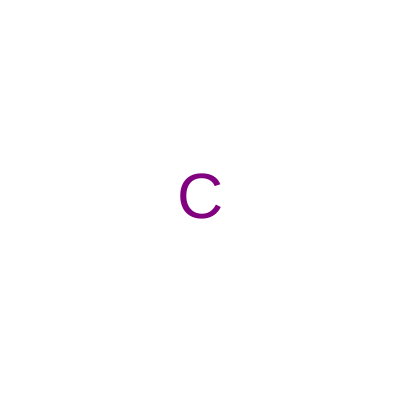
Frame 1 (no input)
Frame 60 (no input): identical to frame 1, image omitted
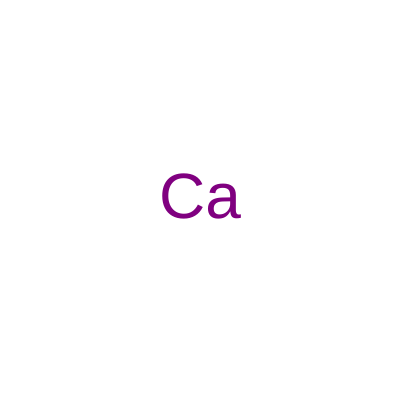
Frame 120 (the mouse pressed at the canvas centre since frame 60)

The p5.js sketch that drew these frames (run headless with seeded random() and noise() and a simulated clock; from frame 60 on, the mouse is pressed at the canvas centre):

// p5.js sketch
// ── sketch.js
let palavra;

function setup() {

  createCanvas(400, 400);

  palavra = palavraAleatoria();

}

function palavraAleatoria() {

  let palavras = ["C", "Ca", "Caos"];

  return random(palavras);

}

function inicializaCores() {

  background("white");

 fill("purple ");

  textSize(64);

  textAlign(CENTER, CENTER);

}

function draw() {

  inicializaCores();
  let maximo = width;

  let minimo = 0;

  // mouseX, 0, width ==> 0, palavra.length

  let quantidade = map(mouseX, 0, width, 1, palavra.length);

  //console.log(quantidade);

  let parcial = palavra.substring(0, quantidade);

  text(parcial, 200, 200);

}
